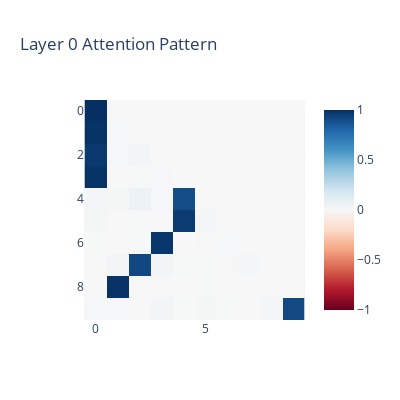

The notebook cell this image was saved under:
### Markdown cell above
## SAE

### Code cell
for layer_index in range(cfg.n_layers):
    imshow(
        transformer_lens.utils.to_numpy(cache["attn", layer_index].mean([0, 1])),
        title=f"Layer {layer_index} Attention Pattern",
        height=400,
        width=400,
    )

### Figure 1 — Plotly figure (JSON) as saved in the notebook; plotly's stock layout.template omitted (floating-point values rounded to 4 significant figures)
{"data": [{"coloraxis": "coloraxis", "hovertemplate": "x: %{x}<br>y: %{y}<br>color: %{z}<extra></extra>", "name": "0", "type": "heatmap", "xaxis": "x", "yaxis": "y", "z": [[1, 0, 0, 0, 0, 0, 0, 0, 0, 0], [0.9865, 0.01348, 0, 0, 0, 0, 0, 0, 0, 0], [0.9677, 0.00857, 0.0237, 0, 0, 0, 0, 0, 0, 0], [0.9862, 0.001681, 0.003884, 0.008284, 0, 0, 0, 0, 0, 0], [0.02315, 0.01543, 0.05712, 0.008704, 0.8956, 0, 0, 0, 0, 0], [0.01499, 0.0002737, 0.00279, 0.0003732, 0.9581, 0.0235, 0, 0, 0, 0], [0.003962, 0.001909, 0.002672, 0.9746, 0.0004713, 0.007171, 0.009166, 0, 0, 0], [0.001521, 0.02791, 0.9112, 0.02769, 0.005097, 0.002897, 0.006085, 0.01762, 0, 0], [0.0007314, 0.9877, 0.005636, 0.0003994, 0.001108, 0.003275, 0.0001441, 0.0004177, 0.0006226, 0], [0.009869, 0.008341, 0.0005119, 0.02426, 0.003195, 0.01548, 0.004857, 0.002509, 0.02327, 0.9077]]}], "layout": {"coloraxis": {"cmid": 0, "colorscale": [[0, "rgb(103,0,31)"], [0.1, "rgb(178,24,43)"], [0.2, "rgb(214,96,77)"], [0.3, "rgb(244,165,130)"], [0.4, "rgb(253,219,199)"], [0.5, "rgb(247,247,247)"], [0.6, "rgb(209,229,240)"], [0.7, "rgb(146,197,222)"], [0.8, "rgb(67,147,195)"], [0.9, "rgb(33,102,172)"], [1, "rgb(5,48,97)"]]}, "height": 400, "title": {"text": "Layer 0 Attention Pattern"}, "width": 400, "xaxis": {"anchor": "y", "constrain": "domain", "domain": [0, 1], "scaleanchor": "y"}, "yaxis": {"anchor": "x", "autorange": "reversed", "constrain": "domain", "domain": [0, 1]}}}
